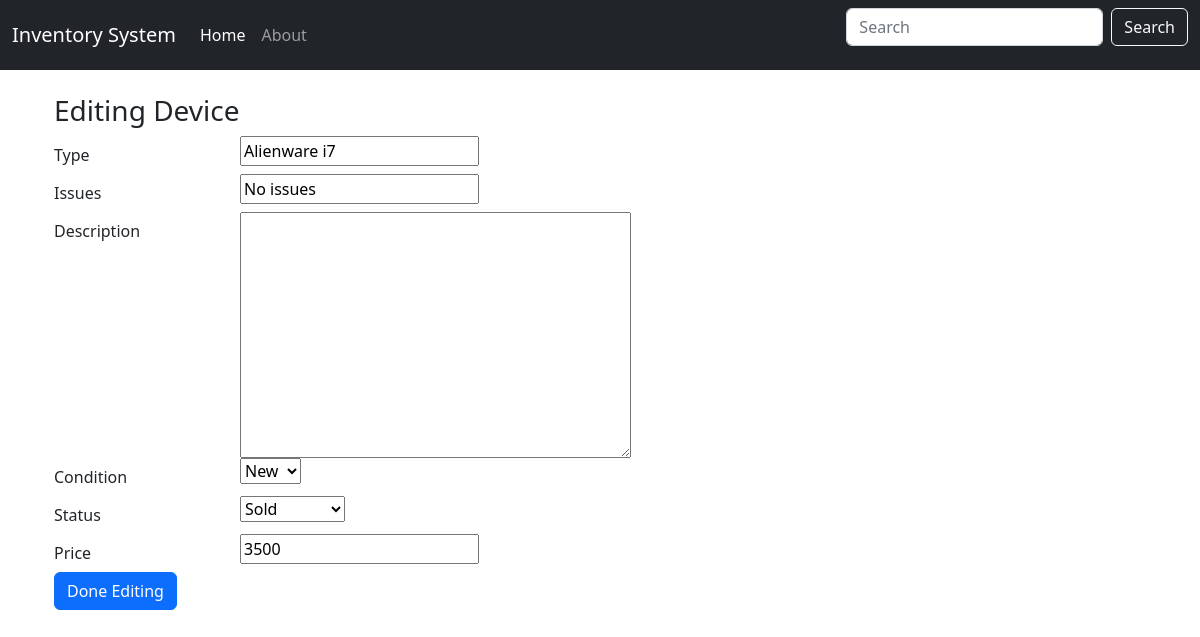
Page /edit_desktop/1 on the committed database.
### inventory/models.py (models this page shows, shortened)
class Device(models.Model):
  type = models.CharField(max_length=100, blank=False)
  issues = models.CharField(max_length=100, default='No issues')
  description = models.TextField(max_length=100, blank=True)
  condition = models.CharField(
    max_length=20,
    default = 'New',
    choices = (
      ('New', 'New'),
      ('Used', 'Used'),
    ))
  status = models.CharField(
    max_length=20,
    default = 'Sold',
    choices = (
      ('Sold', 'Sold'),
      ('Available', 'Available'),
      ('Restocking', 'Restocking'),
    ))
  price = models.PositiveIntegerField(default=1)
  class Meta:
    abstract = True #avoids making new models for this class

class Desktop(Device):
  name = "Desktop"
  pass

### inventory/views.py (the view)
# urls.py: re_path(r'^edit_desktop/(?P<pk>\d+)$', edit_desktop, name='edit_desktop'),
def edit_desktop(request, pk):
  return edit_device(request, pk, Desktop, DesktopForm)

### inventory/forms.py
class DesktopForm(forms.ModelForm):
  name = 'Desktop'
  class Meta:
    model = Desktop
    fields = ('type', 'issues', 'description', 'condition', 'status', 'price')

### inventory/views.py (called while the page is built)
def edit_device(request, pk, model, modelForm):
  item = get_object_or_404(model, pk = pk)
  if request.method == 'POST':
    form = modelForm(request.POST, instance = item)
    if form.is_valid():
      form.save()
      return redirect('index')
  else:
    form = modelForm(instance = item)
    return render(request, 'edit_device.html', {'form': form})

### inventory/templates/edit_device.html (shortened to what this page needs)
{% extends 'base.html' %}
{% block body %}
  <div class="container">
    <h3>Editing Device</h3>
    <form method="POST">
      {% for field in form %}
        <div class="form-group row">
          <label for="id_{{ field.name }}" class="col-2 col-form-label"> {{ field.label}} </label>
          <div class="col-10">{{ field }}</div>
        </div>
      {% endfor %}
      <button type="submit" class="btn btn-primary" name="button">Done Editing</button>
    </form>
  </div>
{% endblock %}

### rows in the picture
Desktop: form "Alienware i7" "No issues" "New" "Sold" "3500"

### other values in the picture
{{ field.label }} "Type" "Issues" "Description" "Condition" "Status" "Price"
